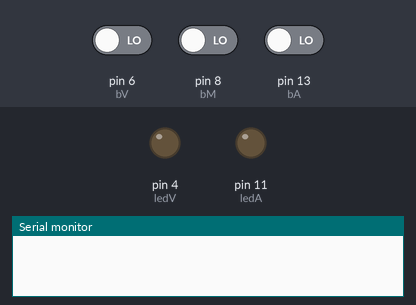
This sketch was run on a simulated Arduino Uno, built with avr-gcc and run on an emulated ATmega328P. Shown: output pins drawn as LEDs (lit = HIGH), the last lines printed to the serial monitor. The test bench sets the inputs (shaded band); at power-on: pin 6 (bV) LOW, pin 13 (bA) LOW, pin 8 (bM) LOW.

Above: at 1.2 s.
1.3 s: pin 6 (bV) driven HIGH
At 2.1 s:
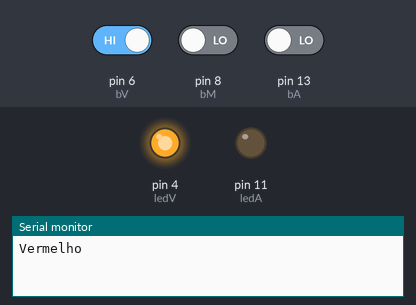
2.8 s: pin 6 (bV) driven LOW and pin 13 (bA) driven HIGH
5.8 s: pin 13 (bA) driven LOW
At 7.1 s:
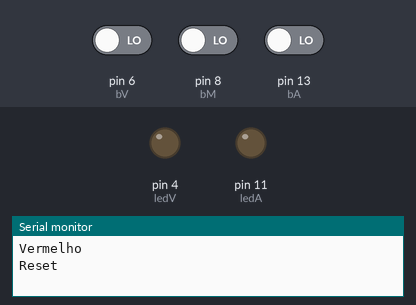
7.8 s: pin 13 (bA) driven HIGH
At 8.3 s:
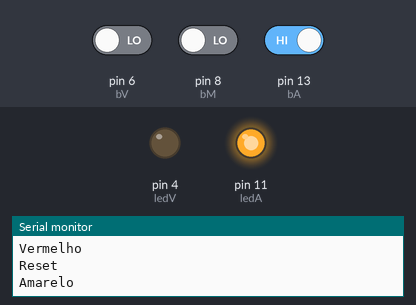
Timing chart, 0 to 10.3 s (numbered marks = the images above; inputs shaded):
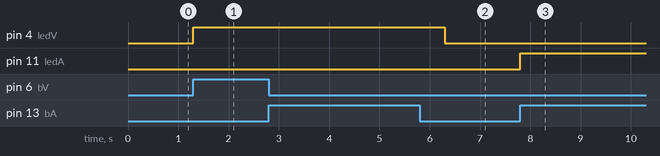

Measured:
- after the input at 1.3 s, pin 4 (ledV): LOW → HIGH at once
- after the input at 2.8 s, every drawn part: stays the same
- after the input at 5.8 s, pin 11 (ledA): stays LOW (without the input it goes to HIGH after 0.50 s)
- after the input at 7.8 s, pin 11 (ledA): LOW → HIGH at once

The sketch:

passaOuRepassa.ino
```cpp
#define bA 13
#define bV 6
#define bM 8

#define ledA 11
#define ledV 4

int eA = 0;
int eV = 0;
int eM = 0;

int contA = 0;
int contV = 0;

int trava = 0;

void setup(){
  pinMode(bA, INPUT);
  pinMode(bV, INPUT);
  pinMode(bM, INPUT);

  pinMode(ledA, OUTPUT);
  pinMode(ledV, OUTPUT);

  Serial.begin(9600);
}

void loop(){
  eA = digitalRead(bA);
  eV = digitalRead(bV);
  eM = digitalRead(bM);

  //Serial.println(eA);
  //Serial.print(" | ");
  //Serial.println(eM);

  if((eA == 1)&&(trava == 0)){
    digitalWrite(ledA, HIGH);
    trava = 1;
    Serial.println("Amarelo");
  }
  if((eV == 1)&&(trava == 0)){
    digitalWrite(ledV, HIGH);
    trava = 1;
    Serial.println("Vermelho");
  }
  if(trava == 1){
    delay(5000);
    digitalWrite(ledA, LOW);
    digitalWrite(ledV, LOW);
    trava = 0;
    Serial.println("Reset");
  }
}
```
